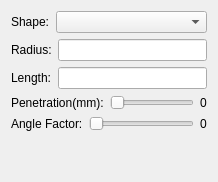
             <widget class="QWidget" name="Support_Bottom_Tab">
              <attribute name="title">
               <string>Bottom</string>
              </attribute>
              <layout class="QVBoxLayout" name="verticalLayout_14">
               <item>
                <layout class="QHBoxLayout" name="horizontalLayout_6">
                 <item>
                  <widget class="QLabel" name="label_5">
                   <property name="text">
                    <string>Shape:</string>
                   </property>
                  </widget>
                 </item>
                 <item>
                  <widget class="QComboBox" name="Support_Bottom_AttachType_comboBox">
                   <property name="sizePolicy">
                    <sizepolicy hsizetype="Expanding" vsizetype="Fixed">
                     <horstretch>0</horstretch>
                     <verstretch>0</verstretch>
                    </sizepolicy>
                   </property>
                  </widget>
                 </item>
                </layout>
               </item>
               <item>
                <layout class="QHBoxLayout" name="horizontalLayout_16">
                 <item>
                  <widget class="QLabel" name="label_26">
                   <property name="text">
                    <string>Radius:</string>
                   </property>
                  </widget>
                 </item>
                 <item>
                  <widget class="QLineEdit" name="Support_Bottom_Radius_lineEdit"/>
                 </item>
                </layout>
               </item>
               <item>
                <layout class="QHBoxLayout" name="horizontalLayout_25">
                 <item>
                  <widget class="QLabel" name="label_27">
                   <property name="text">
                    <string>Length:</string>
                   </property>
                  </widget>
                 </item>
                 <item>
                  <widget class="QLineEdit" name="Support_Bottom_Length_lineEdit"/>
                 </item>
                </layout>
               </item>
               <item>
                <layout class="QHBoxLayout" name="horizontalLayout_10">
                 <item>
                  <widget class="QLabel" name="label_25">
                   <property name="text">
                    <string>Penetration(mm):</string>
                   </property>
                  </widget>
                 </item>
                 <item>
                  <widget class="QSlider" name="Support_Bottom_Penetration_horizontalSlider">
                   <property name="orientation">
                    <enum>Qt::Horizontal</enum>
                   </property>
                  </widget>
                 </item>
                 <item>
                  <widget class="QLabel" name="Support_Bottom_Penetration_label">
                   <property name="text">
                    <string>0</string>
                   </property>
                  </widget>
                 </item>
                </layout>
               </item>
               <item>
                <layout class="QHBoxLayout" name="horizontalLayout_18">
                 <item>
                  <widget class="QLabel" name="label_29">
                   <property name="text">
                    <string>Angle Factor:</string>
                   </property>
                  </widget>
                 </item>
                 <item>
                  <widget class="QSlider" name="Support_Bottom_AngleFactor_horizontalSlider">
                   <property name="orientation">
                    <enum>Qt::Horizontal</enum>
                   </property>
                  </widget>
                 </item>
                 <item>
                  <widget class="QLabel" name="Support_Bottom_AngleFactor_label">
                   <property name="text">
                    <string>0</string>
                   </property>
                  </widget>
                 </item>
                </layout>
               </item>
               <item>
                <spacer name="verticalSpacer_3">
                 <property name="orientation">
                  <enum>Qt::Vertical</enum>
                 </property>
                 <property name="sizeHint" stdset="0">
                  <size>
                   <width>20</width>
                   <height>40</height>
                  </size>
                 </property>
                </spacer>
               </item>
              </layout>
             </widget>
